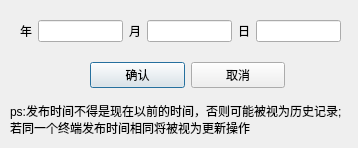
<?xml version="1.0" encoding="UTF-8"?>
<ui version="4.0">
 <class>CustomPublishDate_w</class>
 <widget class="QDialog" name="CustomPublishDate_w">
  <property name="geometry">
   <rect>
    <x>0</x>
    <y>0</y>
    <width>358</width>
    <height>148</height>
   </rect>
  </property>
  <property name="windowTitle">
   <string>Dialog</string>
  </property>
  <widget class="QLabel" name="label">
   <property name="geometry">
    <rect>
     <x>10</x>
     <y>100</y>
     <width>501</width>
     <height>21</height>
    </rect>
   </property>
   <property name="text">
    <string>ps:发布时间不得是现在以前的时间，否则可能被视为历史记录;</string>
   </property>
  </widget>
  <widget class="QLabel" name="label_2">
   <property name="geometry">
    <rect>
     <x>10</x>
     <y>120</y>
     <width>331</width>
     <height>16</height>
    </rect>
   </property>
   <property name="text">
    <string>若同一个终端发布时间相同将被视为更新操作</string>
   </property>
  </widget>
  <widget class="QWidget" name="">
   <property name="geometry">
    <rect>
     <x>20</x>
     <y>20</y>
     <width>321</width>
     <height>22</height>
    </rect>
   </property>
   <layout class="QHBoxLayout" name="horizontalLayout">
    <item>
     <widget class="QLabel" name="year_l">
      <property name="text">
       <string>年</string>
      </property>
     </widget>
    </item>
    <item>
     <widget class="QLineEdit" name="year_e"/>
    </item>
    <item>
     <widget class="QLabel" name="mon_l">
      <property name="text">
       <string>月</string>
      </property>
     </widget>
    </item>
    <item>
     <widget class="QLineEdit" name="mon_e"/>
    </item>
    <item>
     <widget class="QLabel" name="day_l">
      <property name="text">
       <string>日</string>
      </property>
     </widget>
    </item>
    <item>
     <widget class="QLineEdit" name="day_e"/>
    </item>
   </layout>
  </widget>
  <widget class="QWidget" name="">
   <property name="geometry">
    <rect>
     <x>90</x>
     <y>60</y>
     <width>195</width>
     <height>30</height>
    </rect>
   </property>
   <layout class="QHBoxLayout" name="horizontalLayout_2">
    <item>
     <widget class="QPushButton" name="ok_b">
      <property name="text">
       <string>确认</string>
      </property>
     </widget>
    </item>
    <item>
     <widget class="QPushButton" name="pushButton_2">
      <property name="text">
       <string>取消</string>
      </property>
     </widget>
    </item>
   </layout>
  </widget>
 </widget>
 <resources/>
 <connections/>
</ui>
